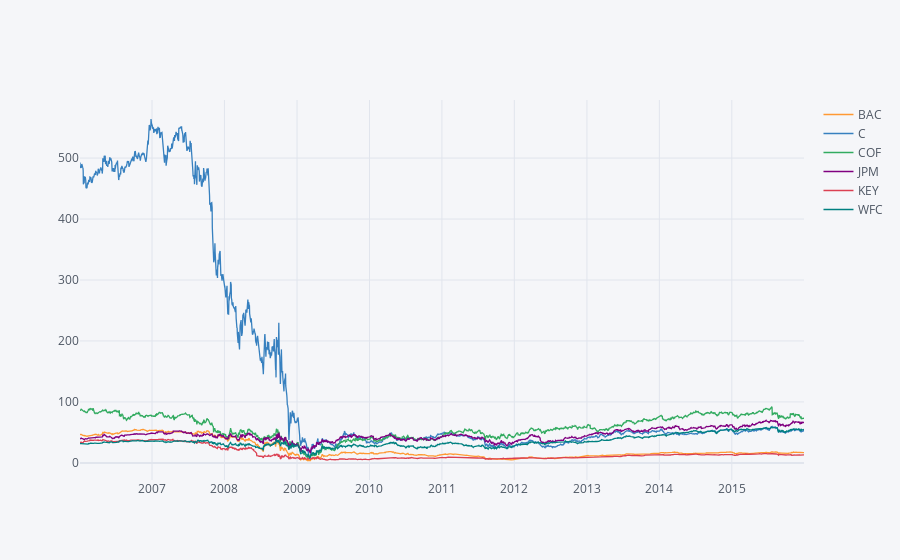

The cell this chart's notebook holds for it:
### Code cell
bank_stocks.loc['2006-01-01':'2015-12-31'].xs(key = 'Close', axis=1, level='Stock Info').iplot()

### Figure 1 — Plotly figure (JSON) as saved in the notebook; plotly's stock layout.template omitted (floating-point values rounded to 4 significant figures; data arrays with more than 128 entries replaced by an {"elided": "..."} marker saying what was removed)
{"data": [{"line": {"color": "rgba(255, 153, 51, 1.0)", "dash": "solid", "shape": "linear", "width": 1.3}, "mode": "lines", "name": "BAC", "text": "", "type": "scatter", "x": {"elided": "2517 str values"}, "y": {"elided": "2517 float values"}}, {"line": {"color": "rgba(55, 128, 191, 1.0)", "dash": "solid", "shape": "linear", "width": 1.3}, "mode": "lines", "name": "C", "text": "", "type": "scatter", "x": {"elided": "2517 str values"}, "y": {"elided": "2517 float values"}}, {"line": {"color": "rgba(50, 171, 96, 1.0)", "dash": "solid", "shape": "linear", "width": 1.3}, "mode": "lines", "name": "COF", "text": "", "type": "scatter", "x": {"elided": "2517 str values"}, "y": {"elided": "2517 float values"}}, {"line": {"color": "rgba(128, 0, 128, 1.0)", "dash": "solid", "shape": "linear", "width": 1.3}, "mode": "lines", "name": "JPM", "text": "", "type": "scatter", "x": {"elided": "2517 str values"}, "y": {"elided": "2517 float values"}}, {"line": {"color": "rgba(219, 64, 82, 1.0)", "dash": "solid", "shape": "linear", "width": 1.3}, "mode": "lines", "name": "KEY", "text": "", "type": "scatter", "x": {"elided": "2517 str values"}, "y": {"elided": "2517 float values"}}, {"line": {"color": "rgba(0, 128, 128, 1.0)", "dash": "solid", "shape": "linear", "width": 1.3}, "mode": "lines", "name": "WFC", "text": "", "type": "scatter", "x": {"elided": "2517 str values"}, "y": {"elided": "2517 float values"}}], "layout": {"legend": {"bgcolor": "#F5F6F9", "font": {"color": "#4D5663"}}, "paper_bgcolor": "#F5F6F9", "plot_bgcolor": "#F5F6F9", "title": {"font": {"color": "#4D5663"}}, "xaxis": {"gridcolor": "#E1E5ED", "showgrid": true, "tickfont": {"color": "#4D5663"}, "title": {"font": {"color": "#4D5663"}, "text": ""}, "zerolinecolor": "#E1E5ED"}, "yaxis": {"gridcolor": "#E1E5ED", "showgrid": true, "tickfont": {"color": "#4D5663"}, "title": {"font": {"color": "#4D5663"}, "text": ""}, "zerolinecolor": "#E1E5ED"}}}
